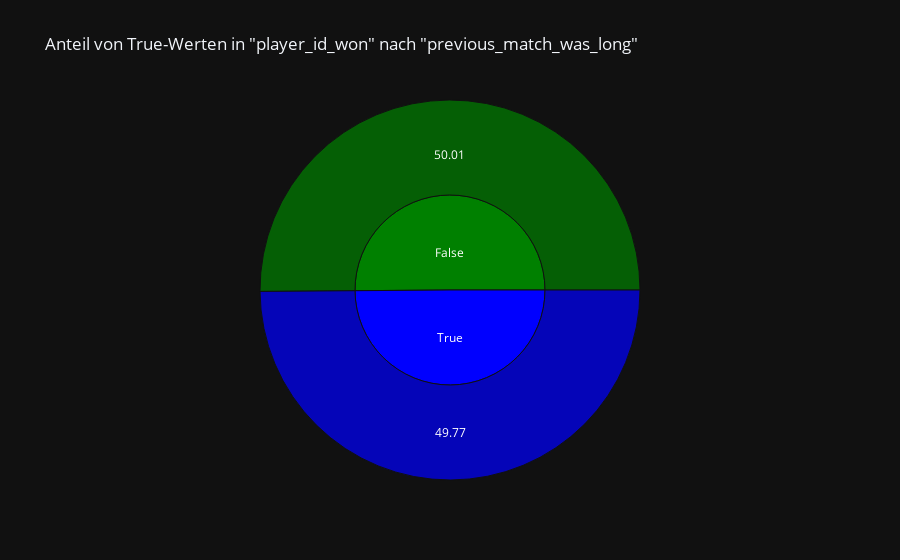

Notebook code for this chart:
### Markdown cell above
Es scheint keinen Unterschied zu machen ob ein Spiel vorher sehr lange gewesen ist, wobei wir einiges noch beachten müssen:  
Wir können leider nicht berücksichtigen, wie viele Tage zwischen den Matches lagen. Es ist nur das Startdatum des Turnieres bekannt und die match_num für die Reihenfolge (Keine direkten Zeitlichen Hinweise) Die Fragestellung lässt sich also nicht wirklich gut beantworten mit den gegebenen Daten.  
Anstelle eines Balken oder Kuchendiagrammes wird das Ergebnis wird mit einem Sunburst-Diagramm dargestellt.

### Code cell
result_df = result.reset_index()
# Sunburst-Diagramm mit Plotly Express erstellen
fig = px.sunburst(result_df, path=['previous_match_was_long','player_id_won'], values='player_id_won', 
                  title= 'Anteil von True-Werten in "player_id_won" nach "previous_match_was_long"',
                  color_discrete_sequence=['green', 'blue'])

# Zeige das Diagramm an
fig.show()

### Figure 1 — Plotly figure (JSON) as saved in the notebook; plotly's stock layout.template omitted (floating-point values rounded to 4 significant figures)
{"data": [{"branchvalues": "total", "domain": {"x": [0.0, 1.0], "y": [0.0, 1.0]}, "hovertemplate": "labels=%{label}<br>player_id_won=%{value}<br>parent=%{parent}<br>id=%{id}<extra></extra>", "ids": ["True/49.77", "False/50.01", "False", "True"], "labels": ["49.77", "50.01", "False", "True"], "name": "", "parents": ["True", "False", "", ""], "values": [49.77, 50.01, 50.01, 49.77], "type": "sunburst"}], "layout": {"legend": {"tracegroupgap": 0}, "title": {"text": "Anteil von True-Werten in \"player_id_won\" nach \"previous_match_was_long\""}, "sunburstcolorway": ["green", "blue"]}}
